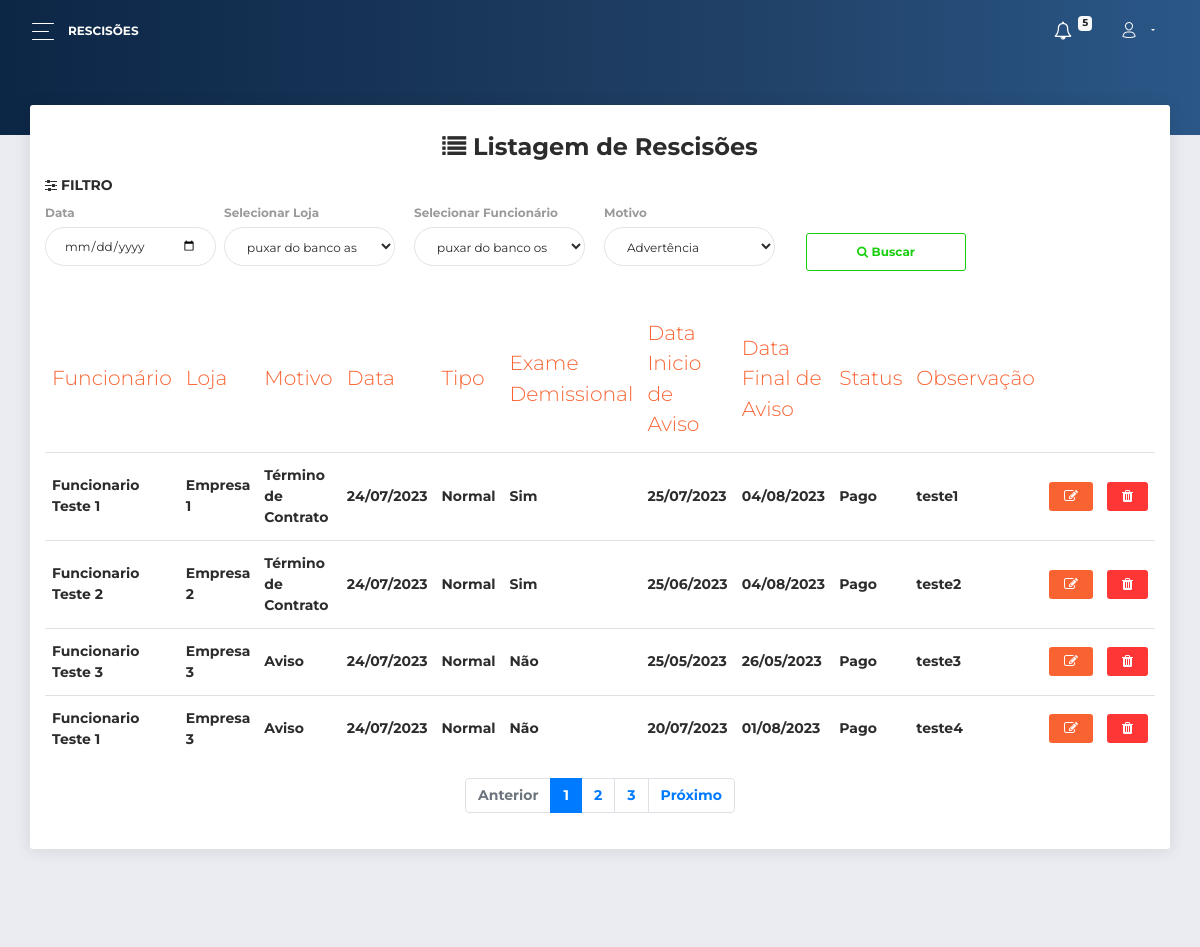
/painel/rescisoes.php (signed in), run on the app's committed database.
### tables this page shows
CREATE TABLE IF NOT EXISTS `recisoes` (
  `id` INT NOT NULL AUTO_INCREMENT,
  `exame_demissional` VARCHAR(45) NOT NULL,
  `tipo` VARCHAR(15) NOT NULL,
  `data_inicio_aviso` DATE NOT NULL,
  `data_fim_aviso` DATE NOT NULL,
  `motivo` VARCHAR(45) NOT NULL,
  `observacao` TEXT NOT NULL,
  `status` VARCHAR(15) NOT NULL,
  `data_criacao` DATETIME NOT NULL,
  `funcionarios_id` INT NOT NULL,
  `empresas_id` INT NOT NULL,
  PRIMARY KEY (`id`),
  INDEX `fk_recisoes_funcionarios1_idx` (`funcionarios_id` ASC),
  INDEX `fk_recisoes_empresas1_idx` (`empresas_id` ASC),
  CONSTRAINT `fk_recisoes_funcionarios1`
    FOREIGN KEY (`funcionarios_id`)
    REFERENCES `funcionarios` (`id`)
    ON DELETE NO ACTION
    ON UPDATE NO ACTION,
  CONSTRAINT `fk_recisoes_empresas1`
    FOREIGN KEY (`empresas_id`)
    REFERENCES `empresas` (`id`)
    ON DELETE NO ACTION
    ON UPDATE NO ACTION);

### painel/rescisoes.php (the view, shortened to what this page needs)
<?php
include_once "../complements/inicio_php.php";
require "../complements/begin_page.php";
$pesquisa_recisoes = "SELECT * FROM acessos_recisoes WHERE usuarios_id =".$_SESSION["id_usuario_login"]['id']." order by data_criacao DESC;";
$resultado_recisoes = mysqli_query($conn, $pesquisa_recisoes);
?>
<body class="">
  <div class="wrapper ">
    <div class="main-panel" id="main-panel">
      <nav class="navbar navbar-expand-lg navbar-transparent  bg-primary  navbar-absolute">
        <div class="container-fluid">
          <div class="navbar-wrapper">
            <div class="navbar-toggle">
              <button type="button" class="navbar-toggler">
                <span class="navbar-toggler-bar bar1"></span>
                <span class="navbar-toggler-bar bar2"></span>
                <span class="navbar-toggler-bar bar3"></span>
              </button>
            </div>
            <a class="navbar-brand"> Rescisões</a>
          </div>
          <div class="collapse navbar-collapse justify-content-end" id="navigation">
            <ul class="navbar-nav">
              <li class="nav-item dropdown">
                <a href="notificacoes.php" class="nav-link">
                  <i class="fa fa-bell-o"></i>
                  <p>
                    <span class="badge badge-light">5</span>
                  </p>
                </a>
              </li>
              <li style="cursor: pointer;" class="nav-item dropdown">
                <a class="nav-link dropdown-toggle" id="navbarDropdownMenuLink" data-toggle="dropdown" aria-haspopup="true" aria-expanded="false">
                  <i class="now-ui-icons users_single-02"></i>
                </a>
              </li>
            </ul>
          </div>
        </div>
      </nav>
      <div class="panel-header panel-header-sm">
      </div>
      <div class="content">
        <div class="row">
          <div class="col-md-12">
            <div class="card">
              <div class="card-header">
              <center>
                <h4 class="card-title"> <i class="fa fa-list"></i><b> Listagem de Rescisões</b></h4></center>
                <h6><i class="fa fa-sliders"></i> Filtro</h6>
                <div class="row">
                    <div class="col-md-2 pr-1">
                      <div class="form-group">
                        <label>Data</label>
                        <input type="date" name="data" class="form-control" >
                      </div>
                    </div>
                    <div class="col-md-2 pl-1">
                      <div class="form-group">
                        <label>Selecionar Loja</label>
                        <select name="" class="form-control">
                          <option value="">puxar do banco as empresas que o adm administra</option>
                        </select>
                      </div>
                    </div>
                    <div class="col-md-2 pl-1">
                      <div class="form-group">
                        <label>Selecionar Funcionário</label>
                        <select name="" class="form-control">
                          <option value="">puxar do banco os funcionarios da empresa selecionada</option>
                        </select>
                      </div>
                    </div>
                    <div class="col-md-2 pl-1">
                      <div class="form-group">
                        <label>Motivo</label>
                        <select name="" class="form-control">
                          <option value="">Advertência</option>
                        </select>
                      </div>
                    </div>
                  <div class="col-md-2">
                      <div class="form-group"><br>
                        <button type="submit" name="filtrar" class="btn btn-outline-success" style="width: 100%;"><b><i class="fa fa-search"></i> Buscar</b></button><br>
                      </div>
                    </div>
             </div>
              </div>
              <div class="card-body">
                <div class="table-responsive">
                  <table class="table">
                    <thead class=" text-primary">
                      <th>
                        Funcionário
                      </th>
                      <th>
                        Loja
                      </th>
                      <th>
                        Motivo
                      </th>
                      <th>
                        Data
                      </th>
                      <th>
                        Tipo
                      </th>
                      <th>
                        Exame Demissional
                      </th>
                      <th>
                        Data Inicio de Aviso
                      </th>
                      <th>
                        Data Final de Aviso
                      </th>
                      <th>
                        Status
                      </th>
                      <th>
                        Observação
                      </th>
                    </thead>
                    <tbody>
                    <?php  while ($row_recisoes = mysqli_fetch_assoc($resultado_recisoes)){ ?>
                      <tr>
                        <td>
                          <?php echo $row_recisoes['funcionario_nome_completo'];?>
                        </td>
                        <td>
                          <?php echo $row_recisoes['empresa_nome_loja'];?>
                        </td>
                        <td>
                          <?php echo $row_recisoes['motivo'];?>
                        </td>
                        <td>
                          <?php echo date("d/m/Y", strtotime($row_recisoes['data_criacao']));?>
                        </td>
                        <td>
                          <?php echo $row_recisoes['tipo'];?>
                        </td>
                        <td>
                          <?php echo $row_recisoes['exame_demissional'];?>
                        </td>
                        <td>
                          <?php echo date("d/m/Y", strtotime($row_recisoes['data_inicio_aviso']));?>
                        </td>
                        <td>
                          <?php echo date("d/m/Y", strtotime($row_recisoes['data_fim_aviso']));?>
                        </td>
                        <td>
                          <?php echo $row_recisoes['status'];?>
                        </td>
                        <td>
                          <?php echo $row_recisoes['observacao'];?>
                        </td>
                        <td>
                          <form action="editar-rescisoes">
                            <button class="btn btn-primary btn-sm" title="Editar Vendedor"><i class=" fa fa-edit"></i></button>
                        </form>
                        </td>
                        <td>
                          <form action="" method="get">
                          <button name="excluir" onclick="myFunction()" class="btn btn-danger btn-sm"><i class=" fa fa-trash"></i></button>
                        </form>
                        </td>
                      </tr>
                    <?php } ?>
                    </tbody>
                  </table>
                  <nav aria-label="Navegação de página exemplo">
                    <ul class="pagination justify-content-center">
                      <li class="page-item disabled">
                        <a class="page-link" href="#" tabindex="-1">Anterior</a>
                      </li>
                      <li class="page-item active"><a class="page-link" href="#">1</a></li>
                      <li class="page-item"><a class="page-link" href="#">2</a></li>
                      <li class="page-item"><a class="page-link" href="#">3</a></li>
                      <li class="page-item">
                        <a class="page-link" href="#">Próximo</a>
                      </li>
                    </ul>
                  </nav>
                </div>
              </div>
            </div>
          </div>
        </div>
      </div>
      <footer class="footer">
      </footer>
    </div>
  </div>
</body>
</html>

### painel/assets/css/style.css (style rules this page uses)
.badge { font-size: 10px; position: relative; top: -8px; left: -1px; }

### data on the page
recisoes: funcionario_nome_completo "Funcionario Teste 1", empresa_nome_loja "Empresa 1", motivo "Término de Contrato", data_criacao "24/07/2023", tipo "Normal", exame_demissional "Sim", data_inicio_aviso "25/07/2023", data_fim_aviso "04/08/2023", status "Pago", observacao "teste1"
recisoes: funcionario_nome_completo "Funcionario Teste 2", empresa_nome_loja "Empresa 2", motivo "Término de Contrato", data_criacao "24/07/2023", tipo "Normal", exame_demissional "Sim", data_inicio_aviso "25/06/2023", data_fim_aviso "04/08/2023", status "Pago", observacao "teste2"
recisoes: funcionario_nome_completo "Funcionario Teste 3", empresa_nome_loja "Empresa 3", motivo "Aviso", data_criacao "24/07/2023", tipo "Normal", exame_demissional "Não", data_inicio_aviso "25/05/2023", data_fim_aviso "26/05/2023", status "Pago", observacao "teste3"
recisoes: funcionario_nome_completo "Funcionario Teste 1", empresa_nome_loja "Empresa 3", motivo "Aviso", data_criacao "24/07/2023", tipo "Normal", exame_demissional "Não", data_inicio_aviso "20/07/2023", data_fim_aviso "01/08/2023", status "Pago", observacao "teste4"
